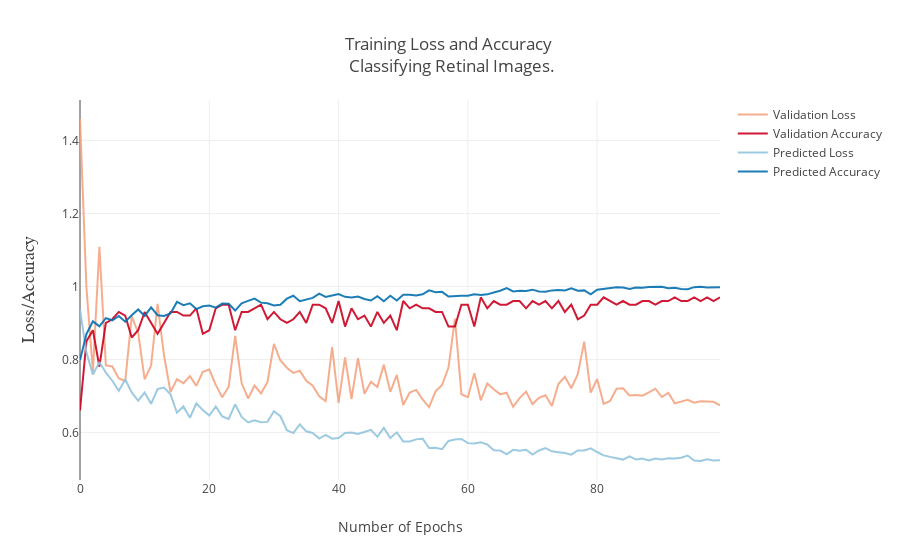

This figure's notebook cell:
### Code cell
N = epochs_num #Number of epochs in training

val_loss = go.Scatter(x=np.arange(0, N),y=train_model.history['val_loss'],
                name = "Validation Loss",line = dict(color = '#f4a582'),opacity = 0.9)

val_acc = go.Scatter(x=np.arange(0, N),y=train_model.history['val_acc'],
                name = "Validation Accuracy",line = dict(color = '#ca0020'),opacity = 0.9)

loss = go.Scatter(x=np.arange(0, N),y=train_model.history['loss'],
                name = "Predicted Loss",line = dict(color = '#92c5de'),opacity = 0.9)

acc = go.Scatter(x=np.arange(0, N),y=train_model.history['acc'],name = "Predicted Accuracy",
                line = dict(color = '#0571b0'),opacity = 0.9)

data = [val_loss,val_acc,loss,acc]


layout = go.Layout(title='Training Loss and Accuracy <br> Classifying Retinal Images.',
                yaxis=dict(title='Loss/Accuracy</b>',ticks='',showticklabels=True,showgrid=True,
                titlefont=dict(family='Arial, sans-serif',size=18))
                ,xaxis=dict(title='Number of Epochs',ticks='',tickangle=0))

fig = dict(data=data, layout=layout)
py.iplot(fig, filename = "Training Loss and Accuracy on Dataset")
